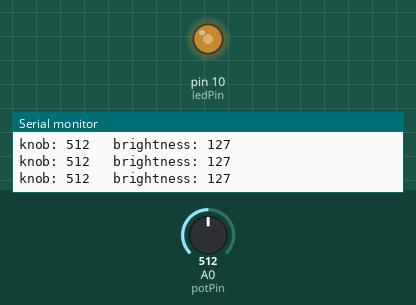
The sketch below on a simulated Arduino Mega 2560, built with avr-gcc and run on an emulated ATmega2560. Shown: output pins drawn as LEDs (lit = HIGH), the last lines printed to the serial monitor. Inputs (shaded band) come from the test bench; at power-on: A0 (potPin) = 512.

Above: at 1.2 s.
1.3 s: A0 (potPin) set to 45
At 2.2 s:
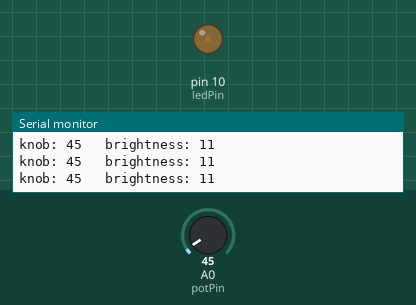
2.8 s: A0 (potPin) set to 38
At 3.9 s:
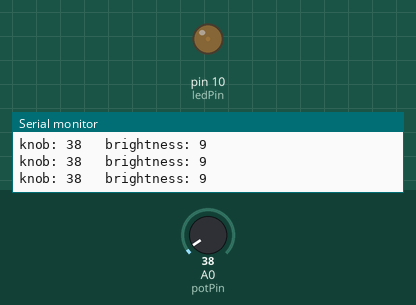
4.3 s: A0 (potPin) set to 11
At 5.0 s:
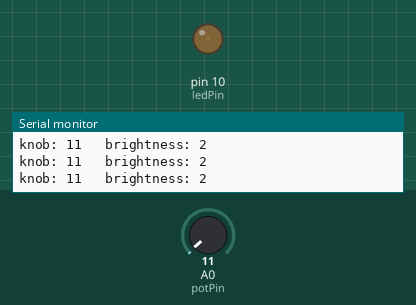
7.3 s: A0 (potPin) set to 8
At 8.5 s:
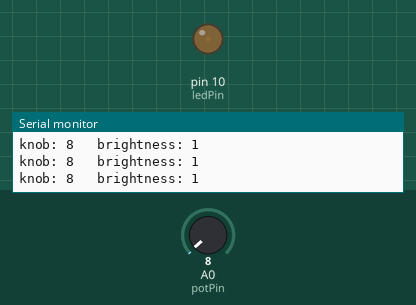
8.8 s: A0 (potPin) set to 716
At 10.0 s:
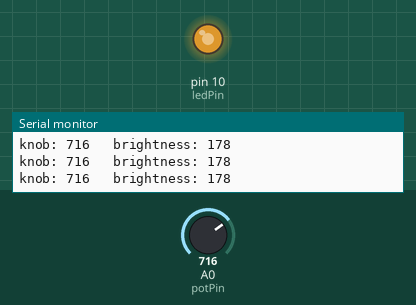
10.3 s: A0 (potPin) set to 0
At 11.4 s:
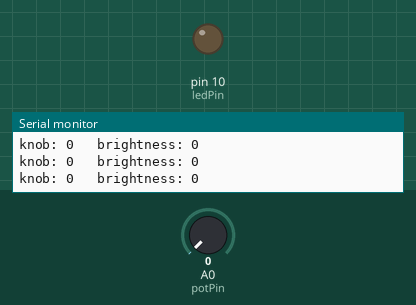
Timing chart, 0 to 12.8 s (numbered marks = the images above; inputs shaded):
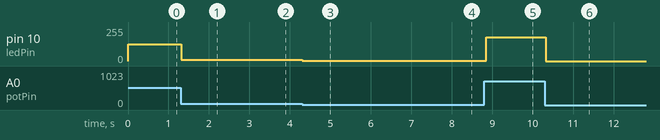

Measured:
- after the input at 1.3 s, pin 10 (ledPin): 127/255 → 11/255 at once
- after the input at 2.8 s, pin 10 (ledPin): 11/255 → 9/255 at once
- after the input at 4.3 s, pin 10 (ledPin): 9/255 → 2/255 at once
- after the input at 7.3 s, pin 10 (ledPin): 2/255 → 1/255 at once
- after the input at 8.8 s, pin 10 (ledPin): 1/255 → 178/255 after 0.05 s
- after the input at 10.3 s, pin 10 (ledPin): 178/255 → 0/255 at once

The sketch:

05_Potentiometer_PWM.ino
```cpp
/*
 * 05_Potentiometer_PWM - turn the knob to control LED brightness.
 * Reads the potentiometer on A0 and uses it to set PWM brightness on pin 10.
 * Also prints the live values so you can watch them in the serial monitor.
 *
 * Wiring:
 *   Pot left leg  -> 5V        Pot middle leg -> A0        Pot right leg -> GND
 *   LED circuit unchanged (pin 10 -> resistor -> LED -> GND)
 *
 * Board:  Mega 2560 (ATmega2560)
 * Upload: .\scripts\upload.ps1 05_Potentiometer_PWM
 * Watch:  .\scripts\monitor.ps1
 */

int ledPin = 10;           // LED on a PWM (~) pin
int potPin = A0;           // potentiometer middle leg

void setup() {
  pinMode(ledPin, OUTPUT);
  Serial.begin(9600);      // open the serial link so we can print values
}

void loop() {
  int potValue = analogRead(potPin);                 // read the knob: 0..1023
  int brightness = map(potValue, 0, 1023, 0, 255);   // rescale to 0..255
  analogWrite(ledPin, brightness);                   // set LED brightness

  Serial.print("knob: ");
  Serial.print(potValue);
  Serial.print("   brightness: ");
  Serial.println(brightness);

  delay(50);               // small pause so the serial text isn't a blur
}
```
